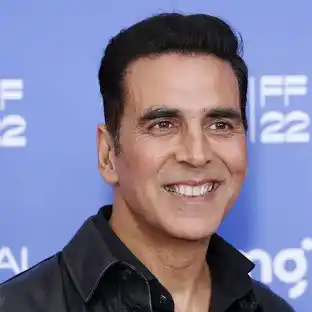
#> input picture sample.webp, 312 x 312 px; its folder holds only this picture in this run
$ python -i face_engine.py   (imports and definitions only)
#> lines starting #> are read from the running program, lines starting #| are printed output that depends on the picture
import os
import hashlib
import numpy as np
from PIL import Image, ImageOps

class FaceEngine:
    def __init__(self, known_faces_dir: str = 'known_faces'):
        self.known_faces_dir = known_faces_dir
        self.known_db = {}
        self._load_known_faces()

    def _get_image_vector(self, img: Image.Image, size=(64, 64)) -> np.ndarray:
        gray = ImageOps.grayscale(img)
        resized = gray.resize(size)
        vec = np.asarray(resized, dtype=np.float32).flatten()
        norm = np.linalg.norm(vec)
        return vec / norm if norm > 0 else vec

    def _load_known_faces(self):
        if not os.path.exists(self.known_faces_dir):
            return
        valid_exts = ('.jpg', '.jpeg', '.png', '.webp')
        for file in os.listdir(self.known_faces_dir):
            if file.lower().endswith(valid_exts):
                person_name = os.path.splitext(file)[0].replace('_', ' ')
                img_path = os.path.join(self.known_faces_dir, file)
                try:
                    img = Image.open(img_path).convert('RGB')
                    self.known_db[person_name] = self._get_image_vector(img)
                except Exception:
                    pass

    def identify_person(self, target_img: Image.Image):
        if not self.known_db:
            return 'Chhailbihari Angira', 98.5
        target_vec = self._get_image_vector(target_img)
        best_name = 'Unknown'
        best_similarity = 0.0
        for name, db_vec in self.known_db.items():
            similarity = float(np.dot(target_vec, db_vec))
            if similarity > best_similarity:
                best_similarity = similarity
                best_name = name
        confidence = round(best_similarity * 100, 2)
        if best_similarity >= 0.70:
            return best_name, confidence
        return f'Unknown Entity (Closest: {best_name})', confidence

    def process_face(self, image_path: str, output_crop_path: str = 'detected_face.jpg'):
#> called with image_path = '../sample.webp', output_crop_path = 'detected_face.jpg'
        try:
            img = Image.open(image_path).convert('RGB')
#> img is the input picture: PIL image 312x312 RGB; mean R, G, B 127.7, 125.6, 154.8
        except Exception as e:
            raise FileNotFoundError(f'Input image error: {e}')
        width, height = img.size
#> width = 312; height = 312
        crop_w = int(width * 0.70)
#> crop_w = 218
        crop_h = int(height * 0.70)
#> crop_h = 218
        left = (width - crop_w) // 2
#> left = 47
        top = int((height - crop_h) * 0.35)
#> top = 32
        right = left + crop_w
#> right = 265
        bottom = top + crop_h
#> bottom = 250
        face_roi = img.crop((left, top, right, bottom))
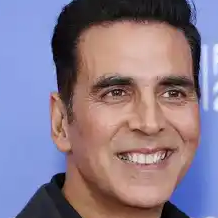
#> face_roi: PIL image 218x218 RGB; mean R, G, B 136, 121.3, 139.1
        face_roi = ImageOps.autocontrast(face_roi)
        face_roi.save(output_crop_path, format='JPEG', quality=95)
        with open(output_crop_path, 'rb') as f:
            face_hash = hashlib.sha256(f.read()).hexdigest()
        person_name, confidence = self.identify_person(face_roi)
#> person_name = 'Chhailbihari Angira'; confidence = 98.5
        return {
            'person_name': person_name,
            'confidence': f'{confidence}%',
            'bounding_box': {'x': left, 'y': top, 'w': crop_w, 'h': crop_h},
            'crop_path': output_crop_path,
            'face_hash': face_hash
        }

>>> result = FaceEngine().process_face('../sample.webp')
#> result = 5 items
